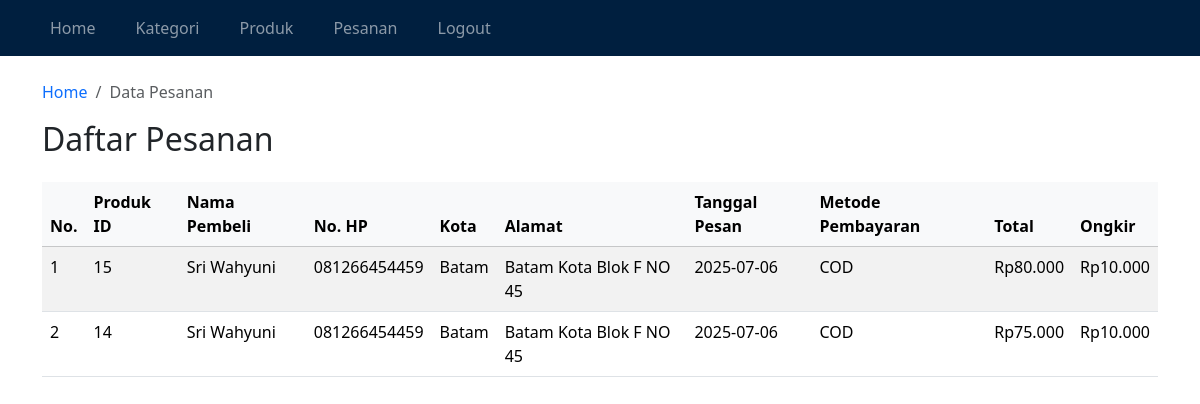
The app's page /adminpanel/pesanan.php (signed in), older data.
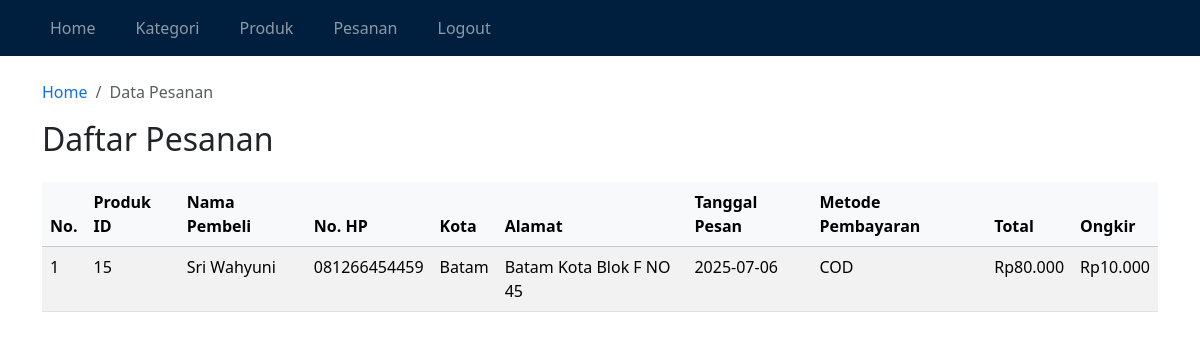
The same page, newer data.
### tables this page shows
CREATE TABLE `pesanan` (
  `id` int(11) NOT NULL,
  `produk_id` int(11) DEFAULT NULL,
  `nama_pembeli` varchar(100) DEFAULT NULL,
  `alamat` text DEFAULT NULL,
  `no_hp` varchar(20) DEFAULT NULL,
  `jumlah` int(11) DEFAULT NULL,
  `total` int(11) DEFAULT NULL,
  `tanggal_pesan` date DEFAULT NULL,
  `metode_pembayaran` varchar(20) DEFAULT NULL,
  `kota` varchar(100) DEFAULT NULL,
  `ongkir` int(11) DEFAULT NULL,
  `status_pengiriman` enum('Diproses','Dikirim','Sampai') DEFAULT 'Diproses',
  `dibatalkan` tinyint(1) DEFAULT 0
);

### adminpanel/pesanan.php (the view, shortened to what this page needs)
<?php
require "koneksi.php";
$query = mysqli_query($con, "SELECT * FROM pesanan ORDER BY id DESC");
?>
<!DOCTYPE html>
<html lang="id">
<head>
    <link href="https://cdn.jsdelivr.net/npm/bootstrap@5.3.2/dist/css/bootstrap.min.css" rel="stylesheet">
    <link href="https://cdn.jsdelivr.net/npm/bootstrap-icons@1.10.5/font/bootstrap-icons.css" rel="stylesheet">
</head>
<body>
<?php require "navbar.php"; ?>
<div class="container mt-4">
    <nav aria-label="breadcrumb">
        <ol class="breadcrumb">
            <li class="breadcrumb-item"><a href="index.php" class="text-decoration-none">Home</a></li>
            <li class="breadcrumb-item active" aria-current="page">Data Pesanan</li>
        </ol>
    </nav>
    <h2 class="mb-4">Daftar Pesanan</h2>
    <div class="table-responsive">
        <table class="table table-striped">
            <thead class="table-light">
                <tr>
                    <th>No.</th>
                    <th>Produk ID</th>
                    <th>Nama Pembeli</th>
                    <th>No. HP</th>
                    <th>Kota</th>
                    <th>Alamat</th>
                    <th>Tanggal Pesan</th>
                    <th>Metode Pembayaran</th>
                    <th>Total</th>
                    <th>Ongkir</th>
                </tr>
            </thead>
            <tbody>
                <?php
                $no = 1;
                while($row = mysqli_fetch_assoc($query)):
                ?>
                <tr>
                    <td><?= $no++; ?></td>
                    <td><?= htmlspecialchars($row['produk_id']); ?></td>
                    <td><?= htmlspecialchars($row['nama_pembeli']); ?></td>
                    <td><?= htmlspecialchars($row['no_hp']); ?></td>
                    <td><?= htmlspecialchars($row['kota']); ?></td>
                    <td><?= htmlspecialchars($row['alamat']); ?></td>
                    <td><?= $row['tanggal_pesan']; ?></td>
                    <td><?= strtoupper($row['metode_pembayaran']); ?></td>
                    <td>Rp<?= number_format($row['total'], 0, ',', '.'); ?></td>
                    <td>Rp<?= number_format($row['ongkir'], 0, ',', '.'); ?></td>
                </tr>
                <?php endwhile; ?>
            </tbody>
        </table>
    </div>
</div>
</body>
</html>

### adminpanel/navbar.php (shortened to what this page needs)
<nav class="navbar navbar-expand-lg navbar-dark" style="background-color: #001f3f;">
  <div class="container">
    <div class="collapse navbar-collapse" id="navbarTogglerDemo02">
      <ul class="navbar-nav me-auto mb-2 mb-lg-0">
        <li class="nav-item me-4"><a class="nav-link" href="/adminpanel/index.php">Home</a></li>
        <li class="nav-item me-4"><a class="nav-link" href="/adminpanel/kategori.php">Kategori</a></li>
        <li class="nav-item me-4"><a class="nav-link" href="/adminpanel/produk.php">Produk</a></li>
        <li class="nav-item me-4"><a class="nav-link" href="/adminpanel/pesanan.php">Pesanan</a></li>
        <li class="nav-item me-4"><a class="nav-link" href="/adminpanel/logout.php">Logout</a></li>
      </ul>
    </div>
  </div>
</nav>

Row changes from the older to the newer data that the page shows:
removed pesanan: produk "14", nama_pembeli "Sri Wahyuni", no_hp "081266454459", kota "Batam", alamat "Batam Kota Blok F NO 45", tanggal_pesan "2025-07-06", metode_pembayaran "COD", total "75.000", ongkir "10.000"
